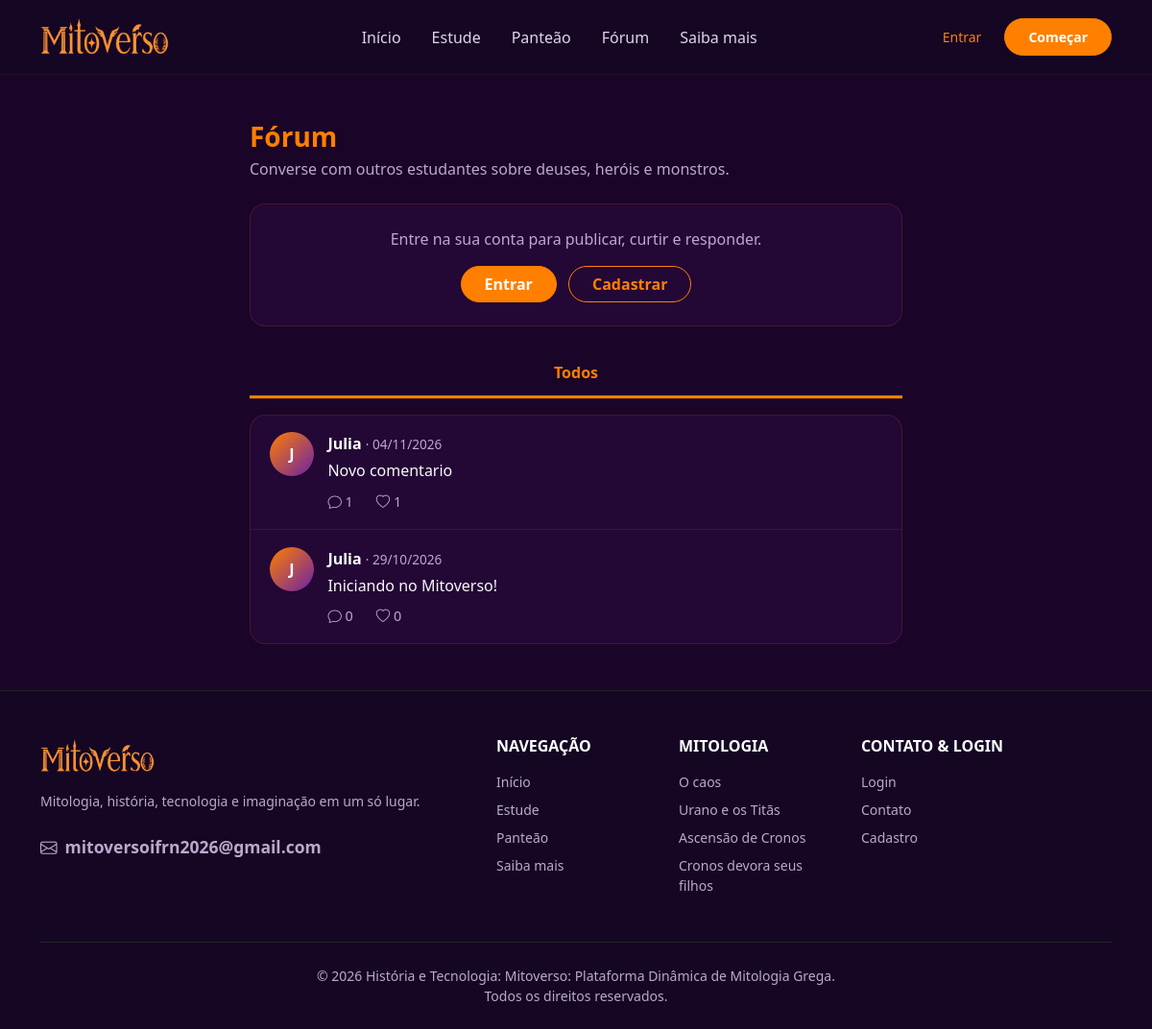
The page /posts on the database its author committed.
### app/models/post.py (models this page shows, shortened)
class Post(db.Model):
    __tablename__ = "post"
    id = db.Column(db.Integer, primary_key = True)
    conteudo = db.Column(db.Text, nullable = False)
    criado_em = db.Column(db.DateTime, nullable = False, default = lambda: datetime.now(timezone.utc))
    id_usuario = db.Column(db.Integer, db.ForeignKey("usuario.id"), nullable = False)
    id_pai = db.Column(db.Integer, db.ForeignKey("post.id"), nullable = True)
    autor = db.relationship("Usuario", backref = db.backref("posts", cascade = "all, delete-orphan"))
    respostas = db.relationship(
        "Post",
        backref = db.backref("pai", remote_side = [id]),
        cascade = "all, delete-orphan",
        order_by = "Post.criado_em"
    )
    curtidas = db.relationship("Curtida", backref = "post", cascade = "all, delete-orphan")

### app/models/usuario.py (models this page shows)
class Usuario(UserMixin, db.Model):
    __tablename__ = "usuario"
    id = db.Column(db.Integer, primary_key = True)
    nome = db.Column(db.String(100), nullable = False)
    email = db.Column(db.String(100), nullable = False, unique = True)
    senha = db.Column(db.String(256), nullable = False)
    bio = db.Column(db.String(200))
    criado_em = db.Column(db.DateTime, default = lambda: datetime.now(timezone.utc))
    seguindo = db.relationship(
        "Usuario",
        secondary = seguidor,
        primaryjoin = (seguidor.c.id_seguidor == id),
        secondaryjoin = (seguidor.c.id_seguido == id),
        backref = "seguidores"
    )

### app/routes/posts.py (the view)
@posts_bp.route("/posts")
def feed():
    aba = request.args.get("aba", "todos")
    pagina = request.args.get("pagina", 1, type = int)
    if aba == "seguindo" and current_user.is_authenticated:
        paginacao = listar_feed_seguindo(current_user, pagina)
    else:
        aba = "todos"
        paginacao = listar_feed(pagina)
    return render_template("usuario/post.html", form = PostForm(), paginacao = paginacao, aba = aba)

### app/__init__.py (called while the page is built)
@app.template_filter("tempo_atras")
def tempo_atras(data):
    if not data:
        return ""
    if data.tzinfo is None:
        data = data.replace(tzinfo = timezone.utc)
    segundos = int((datetime.now(timezone.utc) - data).total_seconds())
    if segundos < 60:
        return "agora"
    if segundos < 3600:
        return f"{segundos // 60} min"
    if segundos < 86400:
        return f"{segundos // 3600} h"
    if segundos < 604800:
        return f"{segundos // 86400} d"
    return data.strftime("%d/%m/%Y")

### app/services/post_service.py (called while the page is built)
def _paginar(consulta, pagina):
    return db.paginate(consulta, page = pagina, per_page = POSTS_POR_PAGINA, error_out = False)

def listar_feed(pagina):
    consulta = db.select(Post).where(Post.id_pai.is_(None)).order_by(Post.criado_em.desc())
    return _paginar(consulta, pagina)

### app/templates/usuario/post.html (shortened to what this page needs)
{% extends 'base.html' %}
{% block css %}<link rel="stylesheet" href="{{ url_for('static', filename='css/forum.css') }}">{% endblock %}
{% block conteudo %}
<div class="container py-5">
    <div class="forum-coluna">
        <h1 class="h3 fw-bold text-orange mb-1">Fórum</h1>
        <p class="text-mv-muted mb-4">Converse com outros estudantes sobre deuses, heróis e monstros.</p>
        {% if current_user.is_authenticated %}
            <div class="painel p-3 mb-4">
                <form action="{{ url_for('posts.novo_post') }}" method="POST">
                    {{ form.hidden_tag() }}
                    <div class="d-flex gap-3">
                        <span class="avatar-inicial">{{ current_user.nome[0]|upper }}</span>
                        {{ form.conteudo(class="form-control campo-post", rows=3, maxlength=500, placeholder="O que os deuses estão dizendo?") }}
                    </div>
                    <div class="d-flex justify-content-between align-items-center mt-2">
                        <small class="contador text-mv-muted">0/500</small>
                        {{ form.enviar(class="btn btn-mitoverso rounded-pill px-4") }}
                    </div>
                </form>
            </div>
        {% else %}
            <div class="painel p-4 mb-4 text-center">
                <p class="mb-3 text-mv-muted">Entre na sua conta para publicar, curtir e responder.</p>
                <a href="{{ url_for('autenticacao.login') }}" class="btn btn-mitoverso rounded-pill px-4 me-2">Entrar</a>
                <a href="{{ url_for('autenticacao.cadastro') }}" class="btn btn-outline-mitoverso rounded-pill px-4">Cadastrar</a>
            </div>
        {% endif %}
        <div class="abas">
            <a href="{{ url_for('posts.feed') }}" class="{{ 'ativa' if aba == 'todos' }}">Todos</a>
        </div>
        <div class="painel lista-posts">
            {% for post in paginacao.items %}
                {% include 'usuario/_post_card.html' %}
            {% endfor %}
        </div>
    </div>
</div>
{% endblock %}

### app/templates/usuario/_post_card.html (shortened to what this page needs)
<article class="post-card" id="post-{{ post.id }}">
    <a href="{{ url_for('perfil.ver_perfil', id_usuario=post.autor.id) }}" class="avatar-inicial" aria-label="Perfil de {{ post.autor.nome }}">
        {{ post.autor.nome[0]|upper }}
    </a>
    <div class="post-corpo">
        <div class="post-cabecalho">
            <a href="{{ url_for('perfil.ver_perfil', id_usuario=post.autor.id) }}" class="post-autor">{{ post.autor.nome }}</a>
            <span class="post-data">· {{ post.criado_em|tempo_atras }}</span>
        </div>
        <a href="{{ url_for('posts.ver_post', id_post=post.id) }}" class="post-texto-link">
            <p class="post-texto">{{ post.conteudo }}</p>
        </a>
        <div class="post-acoes">
            <a href="{{ url_for('posts.ver_post', id_post=post.id) }}" class="acao">
                <i class="bi bi-chat"></i> {{ post.respostas|length }}
            </a>
            {% if current_user.is_authenticated %}
                <form action="{{ url_for('posts.curtir', id_post=post.id) }}" method="POST" class="d-inline">
                    <input type="hidden" name="csrf_token" value="{{ csrf_token() }}">
                    <input type="hidden" name="next" value="{{ request.full_path|trim('?') }}#post-{{ post.id }}">
                    <button type="submit" class="acao {{ 'curtido' if post.curtido_por(current_user) }}" aria-label="Curtir">
                        <i class="bi {{ 'bi-heart-fill' if post.curtido_por(current_user) else 'bi-heart' }}"></i> {{ post.curtidas|length }}
                    </button>
                </form>
            {% else %}
                <a href="{{ url_for('autenticacao.login') }}" class="acao">
                    <i class="bi bi-heart"></i> {{ post.curtidas|length }}
                </a>
            {% endif %}
        </div>
    </div>
</article>

### app/static/css/style.css (style rules this page uses)
* { margin: 0; padding: 0; }

### app/static/css/cab_rod_index.css (style rules this page uses)
:root { --mv-purple-dark: #1a0528; --mv-purple-main: #2b093f; --mv-purple-light: #4a154b; --mv-purple-accent: #6b21a8; --mv-orange-main: #ff7f00; --mv-orange-hover: #e67300; --mv-orange-light: #ff9f43; --mv-text-muted: #bda8cd; }
body { font-family: system-ui, -apple-system, "Segoe UI", Roboto, "Helvetica Neue", Arial, sans-serif; background-color: var(--mv-purple-dark); color: #f8f9fa; overflow-x: hidden; }
.text-orange { color: var(--mv-orange-main) !important; }
.text-mv-muted { color: var(--mv-text-muted) !important; }
.btn-mitoverso { background-color: var(--mv-orange-main); border-color: var(--mv-orange-main); color: #ffffff; font-weight: 600; transition: all 0.2s ease-in-out; }
.btn-outline-mitoverso { border-color: var(--mv-orange-main); color: var(--mv-orange-main); font-weight: 600; transition: all 0.2s ease-in-out; }

### app/static/css/forum.css (style rules this page uses)
.forum-coluna { max-width:680px; margin:0 auto; }
.painel { background:rgba(43,9,63,.6); border:1px solid rgba(255,127,0,.15); border-radius:1rem; }
.lista-posts { overflow:hidden; }
.avatar-inicial { width:46px; height:46px; flex-shrink:0; display:flex; align-items:center; justify-content:center; border-radius:50%; background:linear-gradient(135deg,var(--mv-orange-main),var(--mv-purple-accent)); color:#fff; font-weight:700; text-decoration:none; }
.abas { display:flex; margin-bottom:1rem; border-bottom:1px solid rgba(255,127,0,.15); }
.abas a { flex:1; padding:.75rem 1rem; text-align:center; text-decoration:none; font-weight:600; color:var(--mv-text-muted); border-bottom:3px solid transparent; transition:color .2s; }
.abas a.ativa { color:var(--mv-orange-main); border-bottom-color:var(--mv-orange-main); }
.post-card { display:flex; gap:.9rem; padding:1.1rem 1.25rem; border-bottom:1px solid rgba(255,127,0,.12); transition:background .2s; }
.post-card:last-child { border-bottom:none; }
.post-corpo { flex:1; min-width:0; }
.post-autor { font-weight:700; color:#fff; text-decoration:none; }
.post-data { color:var(--mv-text-muted); font-size:.85rem; }
.post-texto-link { color:inherit; text-decoration:none; }
.post-texto { margin:.25rem 0 .6rem; white-space:pre-wrap; overflow-wrap:anywhere; }
.post-acoes { display:flex; align-items:center; gap:1.5rem; }
.acao { background:none; border:none; padding:0; color:var(--mv-text-muted); font-size:.9rem; text-decoration:none; cursor:pointer; transition:color .2s; }

### rows shown on the page
Post: autor "J", autor.nome "Julia", criado_em|tempo_atras "04/11/2026", conteudo "Novo comentario", respostas|length "1", curtidas|length "1"
Post: autor "J", autor.nome "Julia", criado_em|tempo_atras "29/10/2026", conteudo "Iniciando no Mitoverso!", respostas|length "0", curtidas|length "0"
